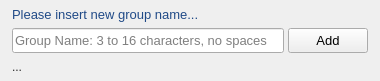
<?xml version="1.0" encoding="UTF-8"?>
<ui version="4.0">
 <class>CreateNewGroupObject</class>
 <widget class="QWidget" name="CreateNewGroupObject">
  <property name="geometry">
   <rect>
    <x>0</x>
    <y>0</y>
    <width>380</width>
    <height>81</height>
   </rect>
  </property>
  <property name="sizePolicy">
   <sizepolicy hsizetype="Fixed" vsizetype="Fixed">
    <horstretch>0</horstretch>
    <verstretch>0</verstretch>
   </sizepolicy>
  </property>
  <property name="minimumSize">
   <size>
    <width>380</width>
    <height>81</height>
   </size>
  </property>
  <property name="maximumSize">
   <size>
    <width>380</width>
    <height>81</height>
   </size>
  </property>
  <property name="font">
   <font>
    <pointsize>10</pointsize>
   </font>
  </property>
  <property name="windowTitle">
   <string>Create New Group</string>
  </property>
  <layout class="QVBoxLayout" name="verticalLayout">
   <property name="spacing">
    <number>4</number>
   </property>
   <property name="leftMargin">
    <number>12</number>
   </property>
   <property name="topMargin">
    <number>4</number>
   </property>
   <property name="rightMargin">
    <number>12</number>
   </property>
   <property name="bottomMargin">
    <number>4</number>
   </property>
   <item>
    <widget class="QLabel" name="label">
     <property name="font">
      <font>
       <pointsize>10</pointsize>
      </font>
     </property>
     <property name="styleSheet">
      <string notr="true">color: rgb(32, 74, 135);</string>
     </property>
     <property name="text">
      <string>Please insert new group name...</string>
     </property>
    </widget>
   </item>
   <item>
    <layout class="QHBoxLayout" name="horizontalLayout">
     <item>
      <widget class="QLineEdit" name="groupNameText">
       <property name="minimumSize">
        <size>
         <width>0</width>
         <height>25</height>
        </size>
       </property>
       <property name="maximumSize">
        <size>
         <width>16777215</width>
         <height>25</height>
        </size>
       </property>
       <property name="placeholderText">
        <string>Group Name: 3 to 16 characters, no spaces</string>
       </property>
      </widget>
     </item>
     <item>
      <widget class="QPushButton" name="addButton">
       <property name="minimumSize">
        <size>
         <width>80</width>
         <height>25</height>
        </size>
       </property>
       <property name="maximumSize">
        <size>
         <width>80</width>
         <height>25</height>
        </size>
       </property>
       <property name="text">
        <string>Add</string>
       </property>
       <property name="icon">
        <iconset>
         <normalon>../../../../../build-Qs Messenger Client-Desktop-Debug/Resources/icons/addGroup.png</normalon>
        </iconset>
       </property>
      </widget>
     </item>
    </layout>
   </item>
   <item>
    <widget class="QLabel" name="serverMessage">
     <property name="font">
      <font>
       <pointsize>9</pointsize>
      </font>
     </property>
     <property name="styleSheet">
      <string notr="true">color: rgb(42, 42, 42);</string>
     </property>
     <property name="text">
      <string>...</string>
     </property>
    </widget>
   </item>
  </layout>
 </widget>
 <resources/>
 <connections/>
</ui>
